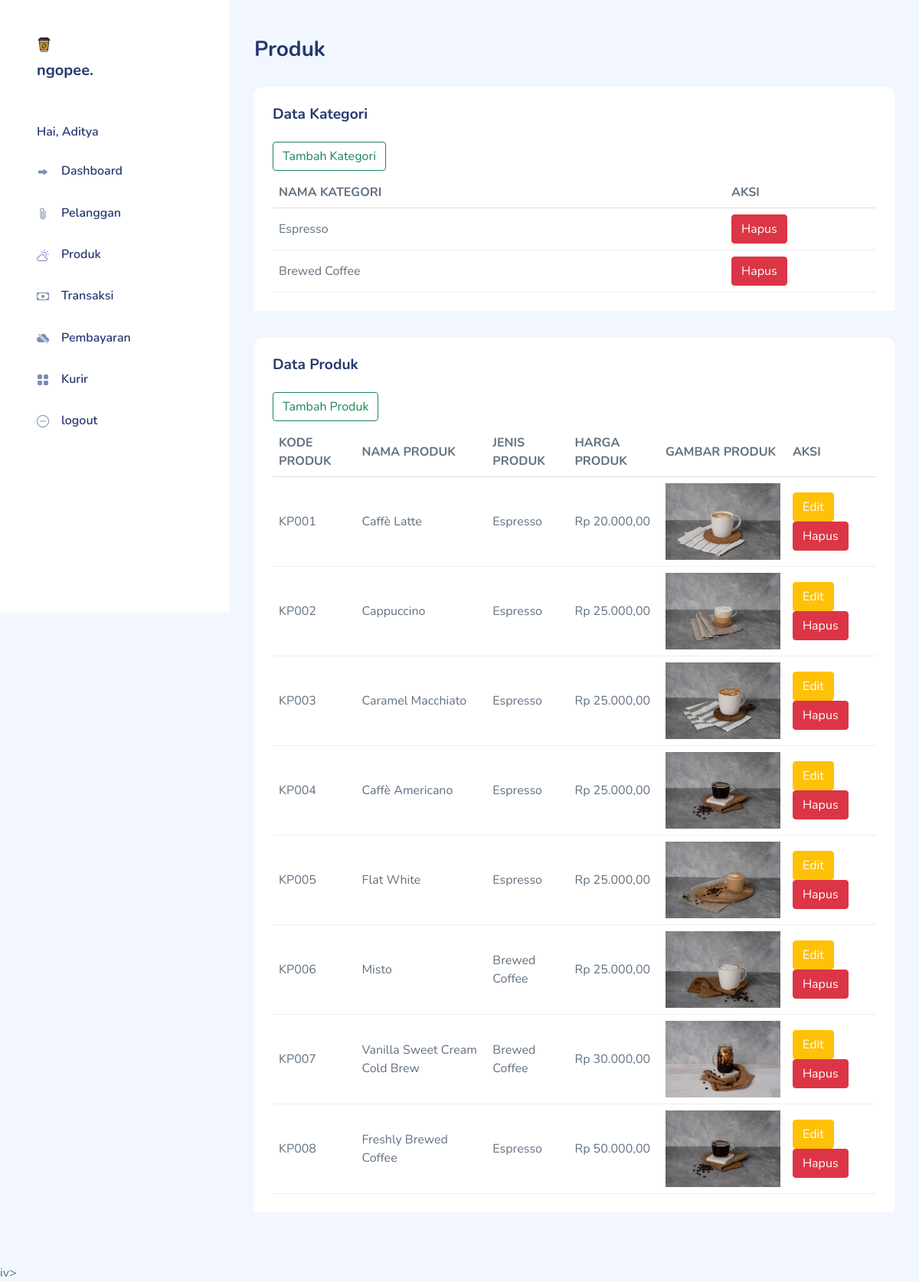
The app's page /index.php?page=admin&aksi=daftarProduk (signed in) with its own data.
### tables this page shows
CREATE TABLE `jenis_produk` (
  `jenisproduk_id` int(11) NOT NULL,
  `jenisproduk_nama` varchar(255) DEFAULT NULL
);

CREATE TABLE `kopi` (
  `kopi_id` char(5) NOT NULL,
  `jenisproduk_id` int(11) DEFAULT NULL,
  `kopi_nama` varchar(100) DEFAULT NULL,
  `kopi_harga` int(11) DEFAULT NULL,
  `kopi_gambar` varchar(255) DEFAULT NULL,
  `kopi_keterangan` varchar(200) DEFAULT NULL
);

### Controller/AdminController.php (called while the page is built, shortened)
<?php
class AdminController
{
    private $model;
    public function __construct()
    {
        $this->model = new AdminModel();
    }
    public function produk()
    {
        $kopi = $this->model->getKopi();
        $jenis = $this->model->getJenisProduk();
        extract($jenis);
        extract($kopi);
        require_once("View/admin/daftarProduk.php");
    }
}

### Koneksi.php (called while the page is built)
<?php
function koneksi()
{
    $db_host = "localhost";
    $db_user = "root";
    $db_password = "";
    $db_database = "db_ngopee";
    try {
        return new mysqli($db_host,$db_user,$db_password,$db_database);
    } catch (exception $e) {
        echo "Terjadi kesalahan koneksi database";
    }
}

### Model/AdminModel.php (called while the page is built, shortened)
<?php
class AdminModel
{
        public function getKopi()
        {
                $sql = "SELECT k.Kopi_id as idKopi,
                        k.kopi_nama as namaKopi,
                        jp.jenisproduk_nama as jenisKopi,
                        k.kopi_harga as hargaKopi,
                        k.kopi_keterangan as descKopi,
                        k.kopi_gambar as gambarKopi
                        from kopi as k
                        JOIN jenis_produk as jp ON (k.jenisproduk_id = jp.jenisproduk_id)";
                $query = koneksi()->query($sql);
                $hasil = [];
                while ($data = $query->fetch_assoc()) {
                        $hasil[] = $data;
                }
                return $hasil;
        }
        public function getJenisProduk()
        {
                $sql = "SELECT jenisproduk_id as id, jenisproduk_nama as nama From jenis_produk";
                $query = koneksi()->query($sql);
                $hasil = [];
                while ($data = $query->fetch_assoc()) {
                        $hasil[] = $data;
                }
                return $hasil;
        }
}

### Model/kode.php (called while the page is built, shortened)
<?php
    function formatRupiah($harga)
    {
    $formating = "Rp " . number_format($harga, 2, ',', '.');
    return $formating;
    }

### View/admin/daftarProduk.php (the view, shortened to what this page needs)
<!DOCTYPE html>
<html lang="en">
<head>
  <link rel="stylesheet" href="assets/css/bootstrap.css" />
  <link rel="stylesheet" href="assets/vendors/iconly/bold.css" />
  <link rel="stylesheet" href="assets/vendors/perfect-scrollbar/perfect-scrollbar.css" />
  <link rel="stylesheet" href="assets/vendors/bootstrap-icons/bootstrap-icons.css" />
  <link rel="stylesheet" href="assets/css/app.css" />
</head>
<body>
  <div id="app">
    <div id="main">
      <div class="page-heading">
        <h3>Produk</h3>
      </div>
      <div class="page-content">
        <section class="section">
          <div class="row" id="table-hover-row">
            <div class="col-12">
              <div class="card">
                <div class="card-header">
                  <h4 class="card-title">Data Kategori</h4>
                  <div class="col-12 d-flex justify-content-start mt-4 mb-2">
                    <button type="button" class="btn btn-outline-success" data-bs-toggle="modal" data-bs-target="#Kategori">
                      Tambah Kategori
                    </button>
                  </div>
                  <div class="table-responsive">
                    <table class="table table-hover mb-0">
                      <thead>
                        <tr>
                          <th class="col-9">NAMA KATEGORI</th>
                          <th class="col-3">AKSI</th>
                        </tr>
                      </thead>
                      <tbody>
                        <?php foreach ($jenis as $row) : ?>
                          <tr>
                            <td class="text-bold-500"><?= $row['nama'] ?></td>
                            <td>
                              <a href="index.php?page=admin&aksi=hapusKategori&id=<?= $row['id'] ?>" class="btn btn-danger">Hapus</a>
                            </td>
                          </tr>
                        <?php endforeach; ?>
                      </tbody>
                    </table>
                  </div>
                </div>
              </div>
            </div>
          </div>
        </section>
        <section class="section">
          <div class="row" id="table-hover-row">
            <div class="col-12">
              <div class="card">
                <div class="card-header">
                  <h4 class="card-title">Data Produk</h4>
                  <div class="col-12 d-flex justify-content-start mt-4 mb-2">
                    <button type="button" class="btn btn-outline-success" data-bs-toggle="modal" data-bs-target="#tambahuser">
                      Tambah Produk
                    </button>
                  </div>
                  <div class="table-responsive">
                    <table class="table table-hover mb-0">
                      <thead>
                        <tr>
                          <th>KODE PRODUK</th>
                          <th>NAMA PRODUK</th>
                          <th>JENIS PRODUK</th>
                          <th>HARGA PRODUK</th>
                          <th>GAMBAR PRODUK</th>
                          <th>AKSI</th>
                        </tr>
                      </thead>
                      <tbody>
                        <?php foreach ($kopi as $row) : ?>
                          <tr>
                            <td><?= $row['idKopi'] ?></td>
                            <td><?= $row['namaKopi'] ?></td>
                            <td><?= $row['jenisKopi'] ?></td>
                            <td><?= formatRupiah($row['hargaKopi']) ?></td>
                            <td><img src="upload/<?= $row['gambarKopi'] ?> " alt="<?= $row['namaKopi'] ?>" width="150" height="100"></td>
                            <td>
                              <a href="index.php?page=admin&aksi=editProduk&id=<?= $row['idKopi'] ?>" class="btn btn-warning">Edit</a>
                              <a href="index.php?page=admin&aksi=hapusProduk&id=<?= $row['idKopi'] ?>" class="btn btn-danger">Hapus</a>
                            </td>
                          </tr>
                        <?php endforeach; ?>
                      </tbody>
                    </table>
                  </div>
                </div>
              </div>
            </div>
          </div>
        </section>
      </div>
    </div>
  </div>iv>
</body>
</html>

### assets/css/app.css (style rules this page uses)
.btn.btn-danger,.btn.btn-info,.btn.btn-primary,.btn.btn-secondary,.btn.btn-success,.btn.btn-warning { color:#fff }
.card { margin-bottom:2.2rem;border:none }
.card .card-header { border:none }
.card .card-header h4 { font-size:1.2rem;font-weight:700 }
.card .card-title { font-size:1.2rem }
.dataTable-table td,.dataTable-table thead th,.table td,.table thead th { vertical-align:middle }
.dataTable-table:not(.table-borderless) thead th,.table:not(.table-borderless) thead th { border-bottom:1px solid #dedede!important }
#main { margin-left:300px;padding:2rem }
.page-heading { margin:0 0 2rem }
.page-heading h3 { font-weight:700 }
a { text-decoration:none }

### records on screen
jenis_produk: jenisproduk_nama "Espresso"
jenis_produk: jenisproduk_nama "Brewed Coffee"
kopi: kopi_id "KP001", kopi_nama "Caffè Latte", jenisproduk.jenisproduk_nama "Espresso", kopi_harga "Rp 20.000,00", kopi_gambar+kopi_nama (picture)
kopi: kopi_id "KP002", kopi_nama "Cappuccino", jenisproduk.jenisproduk_nama "Espresso", kopi_harga "Rp 25.000,00", kopi_gambar+kopi_nama (picture)
kopi: kopi_id "KP003", kopi_nama "Caramel Macchiato", jenisproduk.jenisproduk_nama "Espresso", kopi_harga "Rp 25.000,00", kopi_gambar+kopi_nama (picture)
kopi: kopi_id "KP004", kopi_nama "Caffè Americano", jenisproduk.jenisproduk_nama "Espresso", kopi_harga "Rp 25.000,00", kopi_gambar+kopi_nama (picture)
kopi: kopi_id "KP005", kopi_nama "Flat White", jenisproduk.jenisproduk_nama "Espresso", kopi_harga "Rp 25.000,00", kopi_gambar+kopi_nama (picture)
kopi: kopi_id "KP006", kopi_nama "Misto", jenisproduk.jenisproduk_nama "Brewed Coffee", kopi_harga "Rp 25.000,00", kopi_gambar+kopi_nama (picture)
kopi: kopi_id "KP007", kopi_nama "Vanilla Sweet Cream Cold Brew", jenisproduk.jenisproduk_nama "Brewed Coffee", kopi_harga "Rp 30.000,00", kopi_gambar+kopi_nama (picture)
kopi: kopi_id "KP008", kopi_nama "Freshly Brewed Coffee", jenisproduk.jenisproduk_nama "Espresso", kopi_harga "Rp 50.000,00", kopi_gambar+kopi_nama (picture)

### other values on screen
$_SESSION['A']['user_nama'] "Aditya"
